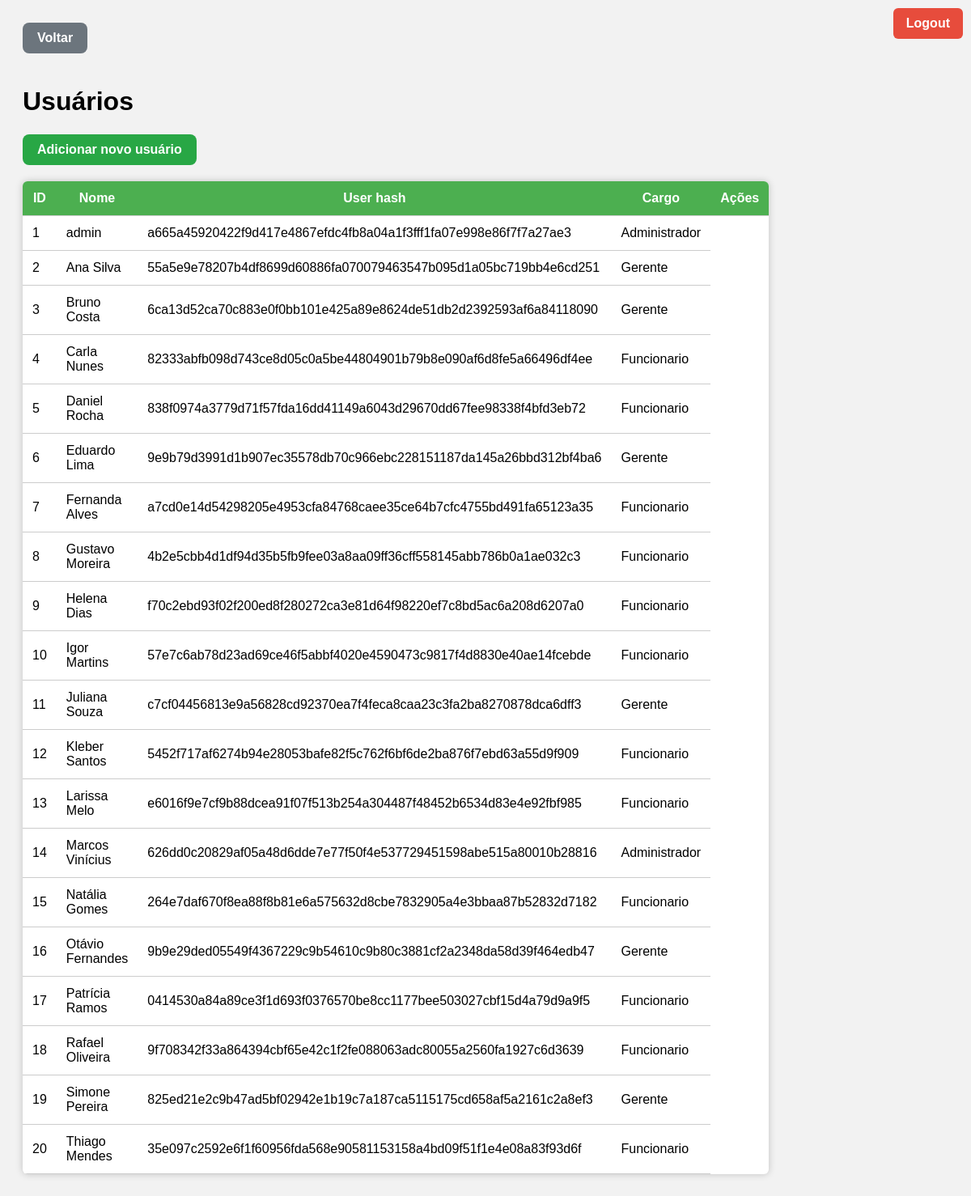
Before: /usuarios (signed in) with the older database file.
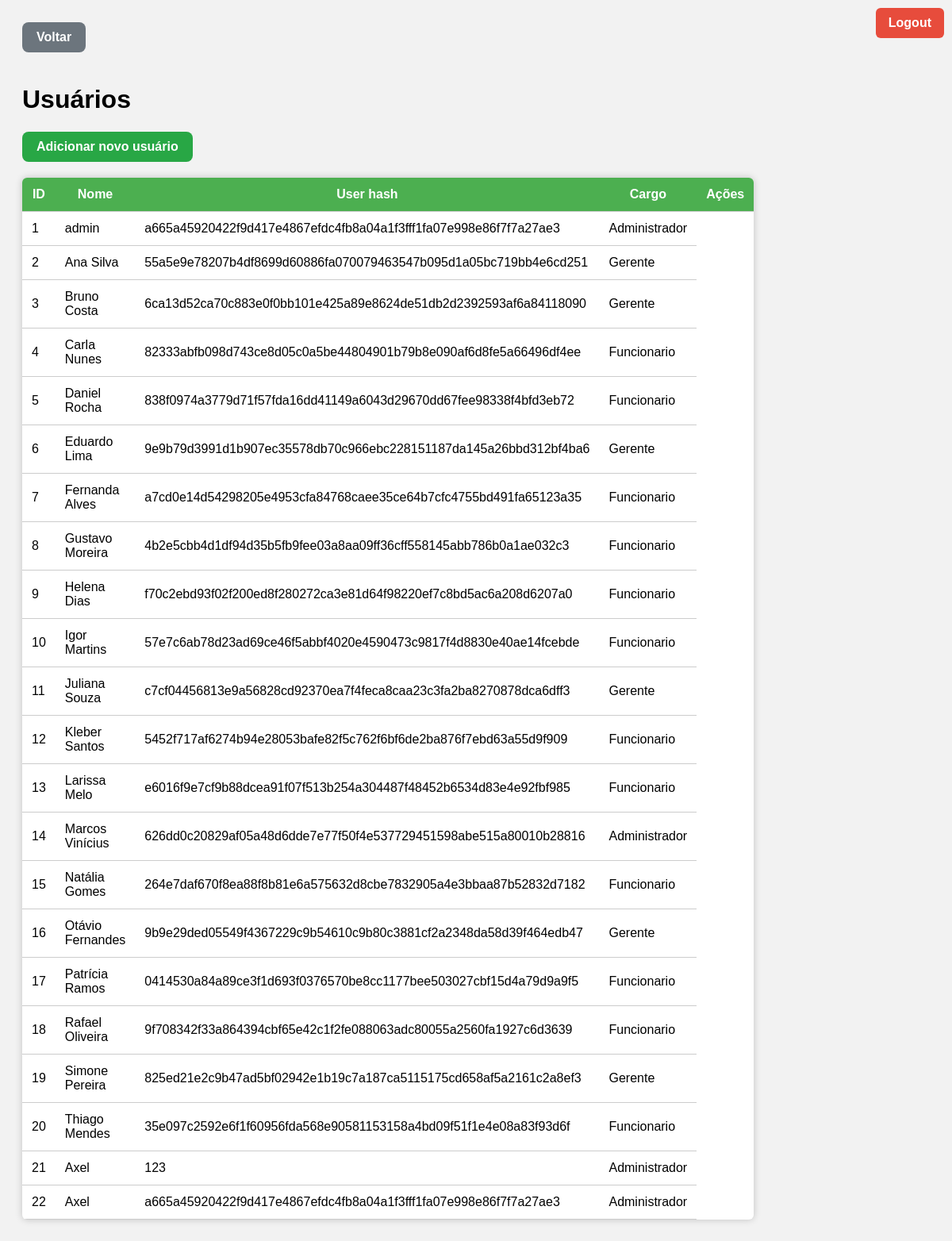
After: the same page with the newer database file.
### tables this page shows
CREATE TABLE usuarios (
  id INTEGER PRIMARY KEY AUTOINCREMENT,
  nome TEXT NOT NULL,
  senha TEXT NOT NULL,
  tipo TEXT NOT NULL
);

### myproject/main.py (the view)
@app.route("/usuarios")
def usuarios():
    if 'token' not in session:
        return redirect(url_for('login'))
    if not admin_check():
        return "Acesso negado: você não tem permissão para acessar essa pagina.", 403
    return usuarios_funcao()

### myproject/usuarios.py (called while the page is built)
def admin_check():
    return session.get("permissao") in ["Administrador"]

def get_usuarios():
    conn = sqlite3.connect("banco.db")
    cursor = conn.cursor()
    cursor.execute(""" SELECT id, nome, senha, tipo FROM usuarios """)
    dados = cursor.fetchall()
    conn.close()
    return dados

def usuarios_funcao():
    usuarios = get_usuarios()
    permissao = admin_check()
    return render_template("usuarios.html", usuarios=usuarios, permissao=permissao)

### myproject/templates/usuarios.html (shortened to what this page needs)
<!DOCTYPE html>
<html lang="pt-BR">
<head>
    <link rel="stylesheet" href="{{ url_for('static', filename='usuarios.css') }}">
</head>
<body>
{% if session.get('usuario') %}
    <div class="logout-container">
        <a href="/logout" class="logout-button">Logout</a>
    </div>
    <a href="{{ url_for('home') }}" class="btn-voltar-home">Voltar</a>
{% endif %}
<h1>Usuários</h1>
<table>
    <thead>
        <tr>
            <th>ID</th>
            <th>Nome</th>
            <th>User hash</th>
            <th>Cargo</th>
            <th>Ações</th>
        </tr>
    </thead>
    <tbody>
         <a href="/usuarios/add" class="btn-add-item">Adicionar novo usuário</a>
        {% for item in usuarios %}
        <tr>
            <td>{{ item[0] }}</td>
            <td>{{ item[1] }}</td>
            <td>{{ item[2] }}</td>
            <td>{{ item[3] }}</td>
        </tr>
        {% endfor %}
    </tbody>
</table>
</body>
</html>

### myproject/static/usuarios.css (style rules this page uses)
body { font-family: Arial; background: #f2f2f2; padding: 20px; }
table { width: 80%; border-collapse: collapse; background: #fff; border-radius: 6px; overflow: hidden; box-shadow: 0 0 10px rgba(0,0,0,0.2); }
th, td { padding: 12px; border-bottom: 1px solid #ccc; }
th { background: #4CAF50; color: white; }
.logout-container { position: fixed; top: 10px; right: 10px; z-index: 1000; }
.logout-button { background-color: #e74c3c; padding: 10px 16px; border-radius: 6px; color: white; text-decoration: none; font-weight: bold; transition: 0.2s; display: inline-block; }
.btn-add-item { display: inline-block; background-color: #28a745; color: white; padding: 10px 18px; border-radius: 8px; text-decoration: none; font-size: 16px; font-weight: bold; margin-bottom: 20px; }
.btn-voltar-home { display: inline-block; background-color: #6c757d; color: white; padding: 10px 18px; border-radius: 8px; text-decoration: none; font-size: 16px; font-weight: bold; margin-bottom: 20px; }

Changed rows visible on the page:
added usuarios: id "21", nome "Axel", senha "123", tipo "Administrador"
added usuarios: id "22", nome "Axel", senha "a665a45920422f9d417e4867efdc4fb8a04a1f3fff1fa07e998e86f7f7a27ae3", tipo "Administrador"
